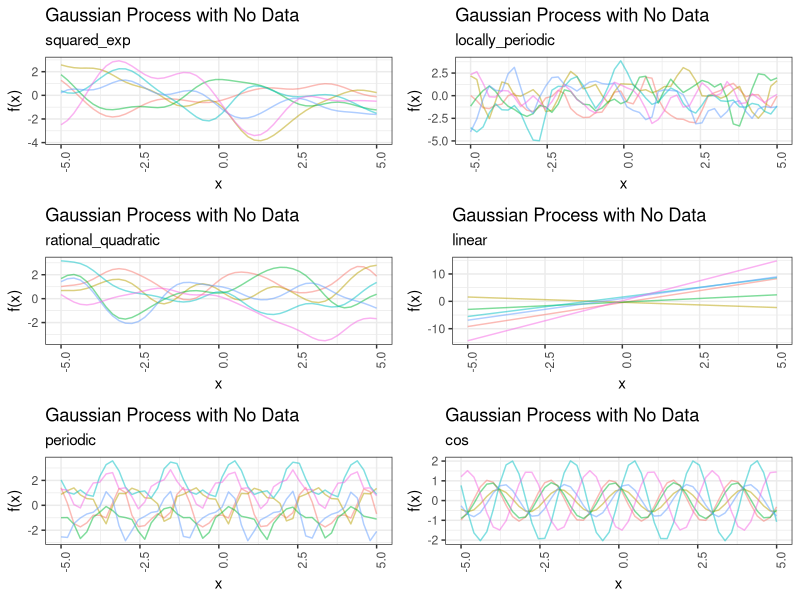
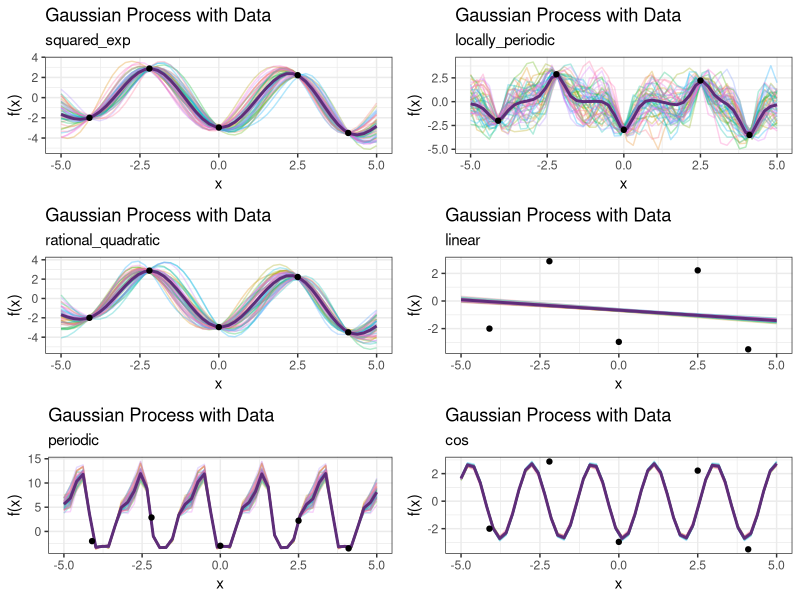
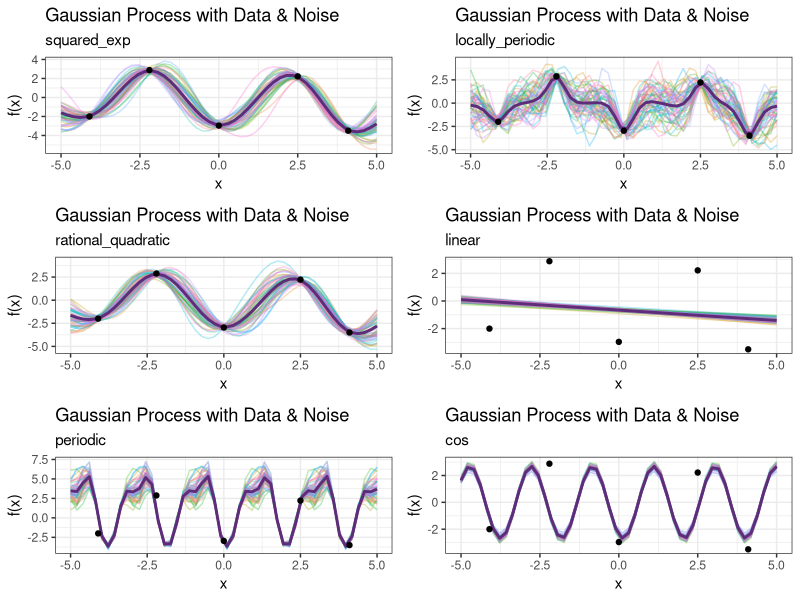

Reproduce these figures in R, in order.
## ---- chunk 1
knitr::opts_chunk$set(echo = TRUE, tidy = TRUE)
library(tidyverse)
library(furrr)
library(magrittr)
## ---- chunk 2
set.seed(8888)
## ---- chunk 3
# define squared exponential kernel
squared_exp <- function(val1, val2, i, j, length_scale = 1, variance_out = 2){
  return(variance_out * exp(-0.5 * (abs(val1[i] - val2[j]) / length_scale)^2))
}

# define relational quadratic kernel
rational_quadratic <- function(val1, val2, i, j, length_scale = 1, variance_out = 2, alpha_weighting = 10){
  return(variance_out * (1 + ((val1[i] - val2[j])^2) / (2 * alpha_weighting * length_scale^2))^((-1) * alpha_weighting))
}

# define periodic kernel
periodic <- function(val1, val2, i, j, length_scale = 1, variance_out = 2, period = (pi / 1.618)){
  return(variance_out * exp((-1) * (2 * sin(pi * (val1[i] - val2[j]) / period)^2) / length_scale^2))
}

# define locally periodic kernel
locally_periodic <- function(val1, val2, i, j, length_scale = 1, variance_out = 2, period = (pi / 1.618)){
  return(variance_out * exp((-1) * (2 * sin(pi * (val1[i] - val2[j]) / period)^2) / length_scale^2) * exp((-1) * ((val1[i] - val2[j])^2) / 2 * length_scale ^ 2))
}

# define linear kernel
linear <- function(val1, val2, i, j, variance_out = 2, constant_variance_out = 1, offset = 0){
   return(constant_variance_out^2 + variance_out^2 * (val1[i] - offset) * (val2[j] - offset))
 }
 
# define cos kernel
cos_kern <- function(val1, val2, i, j, period = (pi / 1.618)){
 return(cos((2 * pi * (val1[i] - val2[j]) / period)))
}

# place all kernels in a list
kernels <- list(squared_exp, rational_quadratic, periodic, locally_periodic, linear, cos_kern)
kernel_names <- c("squared_exp", "rational_quadratic", "periodic", "locally_periodic", "linear", "cos")
## ---- chunk 4
# Multiple plot function
#
# ggplot objects can be passed in ..., or to plotlist (as a list of ggplot objects)
# - cols:   Number of columns in layout
# - layout: A matrix specifying the layout. If present, 'cols' is ignored.
#
# If the layout is something like matrix(c(1,2,3,3), nrow=2, byrow=TRUE),
# then plot 1 will go in the upper left, 2 will go in the upper right, and
# 3 will go all the way across the bottom.
#
multiplot <- function(..., plotlist=NULL, file, cols=1, layout=NULL) {
  library(grid)

  # Make a list from the ... arguments and plotlist
  plots <- c(list(...), plotlist)

  numPlots = length(plots)

  # If layout is NULL, then use 'cols' to determine layout
  if (is.null(layout)) {
    # Make the panel
    # ncol: Number of columns of plots
    # nrow: Number of rows needed, calculated from # of cols
    layout <- matrix(seq(1, cols * ceiling(numPlots/cols)),
                    ncol = cols, nrow = ceiling(numPlots/cols))
  }

 if (numPlots == 1) {
    print(plots[[1]])

  } else {
    # Set up the page
    grid.newpage()
    pushViewport(viewport(layout = grid.layout(nrow(layout), ncol(layout))))

    # Make each plot, in the correct location
    for (i in 1:numPlots) {
      # Get the i,j matrix positions of the regions that contain this subplot
      matchidx <- as.data.frame(which(layout == i, arr.ind = TRUE))

      print(plots[[i]], vp = viewport(layout.pos.row = matchidx$row,
                                      layout.pos.col = matchidx$col))
    }
  }
}
## ---- chunk 5
# calculate covariance matrix function
calc_sigma <- function(x1, x2, kernel){
  sigma <- matrix(rep(0, length(x1) * length(x2)), nrow = length(x1))
  
  for (i in 1:nrow(sigma)) {
    for (j in 1:ncol(sigma)) {
      sigma[i, j] <- kernel(x1, x2, i, j)
    }
  }
  sigma
}
## ---- chunk 6
# define points we wish to use to define the functions
x_star <- seq(-5, 5, len = 50)

# calculate the covariance matrices
cov_matrices <- future_map(.x = kernels, ~ calc_sigma(x_star, x_star, kernel = .x))
# set names
cov_matrices %<>% set_names(kernel_names)

# generate a number of functions 
num_samples <- 6

# create list to hold values matrices
values <- list()

# prefill matrices
for (i in 1:6) {
  values[[i]] <- matrix(rep(0, length(x_star) * num_samples), ncol = num_samples)
}

# fill matrix. Each column is a sample from a multivariate normal dist with mean = 0 and cov = sigma
for (i in 1:6) {
  for (j in 1:num_samples) {
    values[[i]][, j] <- MASS::mvrnorm(1, rep(0, length(x_star)), cov_matrices[[i]])
  }
}

# add kernel names
values %<>% set_names(kernel_names)
for (i in 1:6) {
  values[[i]] %<>% cbind("x" = x_star, "kernel_name" = kernel_names[i])
}

v_names <- values$squared_exp %>% as_tibble() %>% select(starts_with("V")) %>% colnames()

for (i in 1:6) {
  values[[i]] %<>% as_tibble() %>% mutate_at(v_names, as.numeric) %>% reshape2::melt(id = "x", id.vars = c("x", "kernel_name")) %>% mutate(x = as.numeric(x))
}

## ---- chunk 7
# no known data points
plot_no_data <- function(kernel_index){
  values[[kernel_index]] %>% 
  ggplot(aes(x = x, y = value)) + 
  geom_line(aes(group = variable, color = variable), alpha = 0.5) + 
  xlab("x") + ylab("f(x)") +
  theme_bw() + theme(legend.position = "none", axis.text.x = element_text(angle = 90, hjust = 1)) + 
  ggtitle("Gaussian Process with No Data", subtitle = kernel_names[kernel_index])
}

# map plots to vector
no_data_plots <- map(1:6, plot_no_data)

multiplot(no_data_plots[[1]], no_data_plots[[2]], no_data_plots[[3]], no_data_plots[[4]], no_data_plots[[5]], no_data_plots[[6]], cols = 2)
## ---- chunk 8
# assume we have some known data points
points <- tibble(x = c(-4.1, -2.2, 0, 2.5, 4.1),
                 y = c(-2, 2.88, -2.96, 2.22, -3.5))


# calc cov matrices using x_stars above
x_vals <- points$x

k_xx <- map(kernels, ~ calc_sigma(x_vals, x_vals, .x)) %>% set_names(kernel_names)
k_xxs <- map(kernels, ~ calc_sigma(x_vals, x_star, .x)) %>% set_names(kernel_names)
k_xsx <- map(kernels, ~ calc_sigma(x_star, x_vals, .x)) %>% set_names(kernel_names)
k_xsxs <- map(kernels, ~ calc_sigma(x_star, x_star, .x)) %>% set_names(kernel_names)

# calculate means and covariances
points_mean <- map(1:6, ~ k_xsx[[.x]] %*% solve(k_xx[[.x]] + diag(ncol(k_xx[[.x]])) * 0.01) %*% points$y) %>% set_names(kernel_names)
points_cov <- map(1:6, ~ k_xsxs[[.x]] - (k_xsx[[.x]] %*% solve(k_xx[[.x]] + diag(ncol(k_xx[[.x]])) * 0.01) %*% k_xxs[[.x]])) %>% set_names(kernel_names)

## ---- chunk 9
# generate a number of functions 
num_samples <- 50

# create list to hold values matrices
values <- list()

# prefill matrices
for (i in 1:6) {
  values[[i]] <- matrix(rep(0, length(x_star) * num_samples), ncol = num_samples)
}

# fill matrix. Each column is a sample from a multivariate normal dist with mean = 0 and cov = sigma
for (i in 1:6) {
  for (j in 1:num_samples) {
    values[[i]][, j] <- MASS::mvrnorm(1, points_mean[[i]], points_cov[[i]])
  }
}

# add kernel names
values %<>% set_names(kernel_names[1:6])
for (i in 1:6) {
  values[[i]] %<>% cbind("x" = x_star, "kernel_name" = kernel_names[i]) #%>% reshape2::melt(id = "x") %>% as_tibble()
}

v_names <- values$squared_exp %>% as_tibble() %>% select(starts_with("V")) %>% colnames()

for (i in 1:6) {
  values[[i]] %<>% as_tibble() %>% mutate_at(v_names, as.numeric) %>% reshape2::melt(id = "x", id.vars = c("x", "kernel_name")) %>% mutate(x = as.numeric(x))
}
## ---- chunk 10
plot_with_data <- function(kernel_index){
  ggplot() + 
  geom_line(data = values[[kernel_index]], aes(x = x, y = value, group = variable, color = variable), alpha = 0.3) + 
  geom_line(data = NULL, aes(x = x_star, y = points_mean[[kernel_index]]), color = "#5E2D79", size = 1) + 
  geom_point(data = points, aes(x = x, y = y)) + 
  theme_bw() + 
  xlab("x") + ylab("f(x)") + 
  theme(legend.position = "none") + 
  ggtitle("Gaussian Process with Data", subtitle = kernel_names[kernel_index])
}

# map plots to vector
some_data_plots <- map(1:6, plot_with_data) %>% set_names(kernel_names[1:6])

multiplot(some_data_plots[[1]], some_data_plots[[2]], some_data_plots[[3]], some_data_plots[[4]], some_data_plots[[5]], some_data_plots[[6]], cols = 2)
## ---- chunk 11
# calculate noise sd 
sigma_n <- 0.2

# calculate means and covariances
points_mean <- map(1:6, ~ k_xsx[[.x]] %*% solve(k_xx[[.x]] + sigma_n^2 * diag(1, ncol(k_xx[[.x]]))) %*% points$y) %>% set_names(kernel_names[1:6])
points_cov <- map(1:6, ~ k_xsxs[[.x]] - (k_xsx[[.x]] %*% solve(k_xx[[.x]] + sigma_n^2 * diag(1, ncol(k_xx[[.x]]))) %*% k_xxs[[.x]])) %>% set_names(kernel_names[1:6])

# create list to hold values matrices
values <- list()

# prefill matrices
for (i in 1:6) {
  values[[i]] <- matrix(rep(0, length(x_star) * num_samples), ncol = num_samples)
}

# fill matrix. Each column is a sample from a multivariate normal dist with mean = 0 and cov = sigma
for (i in 1:6) {
  for (j in 1:num_samples) {
    values[[i]][, j] <- MASS::mvrnorm(1, points_mean[[i]], points_cov[[i]])
  }
}

# add kernel names
values %<>% set_names(kernel_names[1:6])
for (i in 1:6) {
  values[[i]] %<>% cbind("x" = x_star, "kernel_name" = kernel_names[i])
}

v_names <- values$squared_exp %>% as_tibble() %>% select(starts_with("V")) %>% colnames()

for (i in 1:6) {
  values[[i]] %<>% as_tibble() %>% mutate_at(v_names, as.numeric) %>% reshape2::melt(id = "x", id.vars = c("x", "kernel_name")) %>% mutate(x = as.numeric(x))
}
## ---- chunk 12
plot_with_data <- function(kernel_index){
  ggplot() + 
  geom_line(data = values[[kernel_index]], aes(x = x, y = value, group = variable, color = variable), alpha = 0.3) + 
  geom_line(data = NULL, aes(x = x_star, y = points_mean[[kernel_index]]), color = "#5E2D79", size = 1) + 
  geom_point(data = points, aes(x = x, y = y)) + 
  theme_bw() + 
  xlab("x") + ylab("f(x)") + 
  theme(legend.position = "none") + 
  ggtitle("Gaussian Process with Data & Noise", subtitle = kernel_names[kernel_index])
}
some_data_plots <- map(1:6, plot_with_data) %>% set_names(kernel_names)

multiplot(some_data_plots[[1]], some_data_plots[[2]], some_data_plots[[3]], some_data_plots[[4]], some_data_plots[[5]], some_data_plots[[6]], cols = 2)
